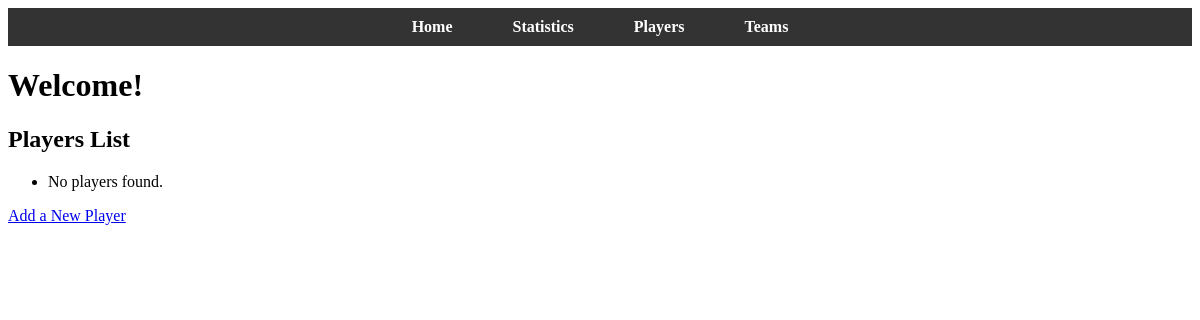
Before: / with the older database file.
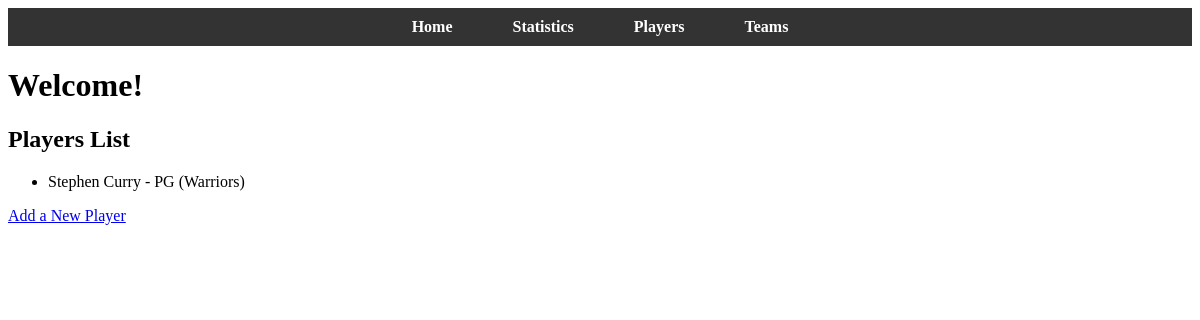
After: the same page with the newer database file.
### app.py (models this page shows)
class Player(db.Model):
    player_id = db.Column(db.Integer, primary_key=True)
    name = db.Column(db.String(100), nullable=False)
    team_name = db.Column(db.String, db.ForeignKey('team.team_name'), nullable=False)
    position = db.Column(db.String(50))
    height = db.Column(db.Float)  # Store height as float (in inches)

### app.py (the view)
@app.route('/')
def home():
    players = Player.query.all()  # Retrieve all players
    return render_template('index.html', players=players)

### templates/index.html (shortened to what this page needs)
<!DOCTYPE html>
<html lang="en">
  <head>
    <link
      rel="stylesheet"
      href="{{ url_for('static', filename='css/styles.css') }}"
    />
  </head>
  <body>
    <header>
      <nav>
        <ul>
          <li><a href="/">Home</a></li>
          <li><a href="/statistics">Statistics</a></li>
          <li><a href="/players">Players</a></li>
          <li><a href="/teams">Teams</a></li>
        </ul>
      </nav>
    </header>
    <main>
      <h1>{{ heading | default("Welcome!") }}</h1>
      <h2>Players List</h2>
      <ul>
        {% for player in players %}
        <li>
          {{ player.name }} - {{ player.position }} ({{ player.team_name }})
        </li>
        {% else %}
        <li>No players found.</li>
        {% endfor %}
      </ul>
      <a href="/add">Add a New Player</a>
    </main>
  </body>
</html>

Changed rows visible on the page:
added Player: name "Stephen Curry", position "PG", team_name "Warriors"
Other visible differences:
text no longer shown: "No players found."
